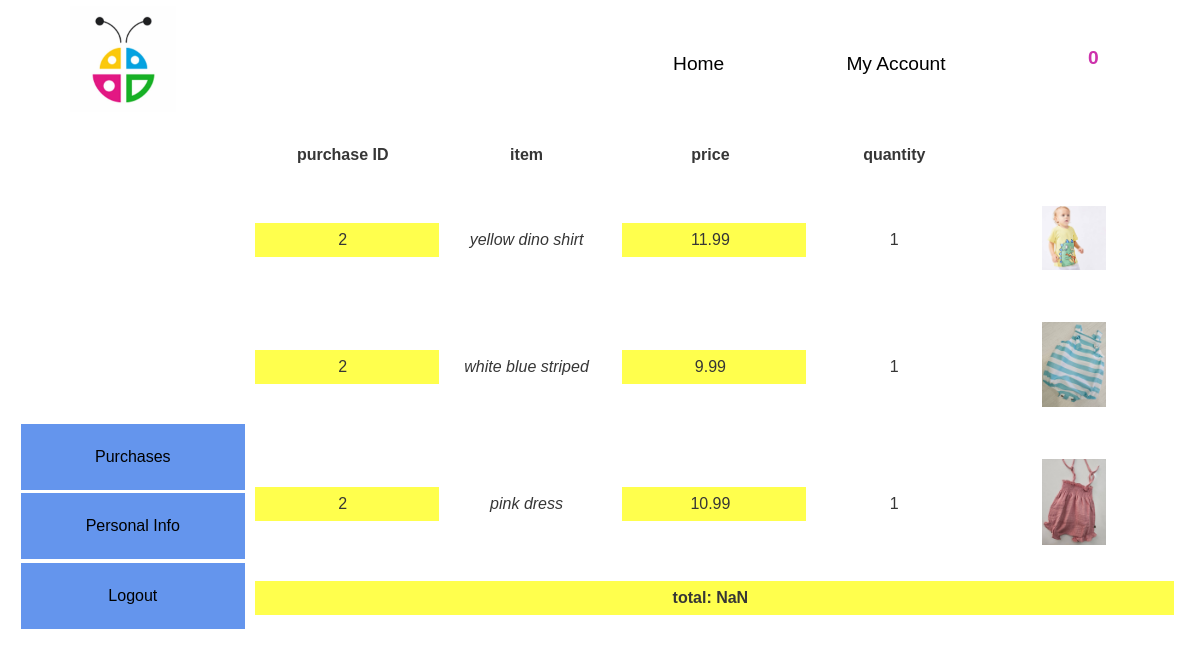
The page /account_page/login_page.php (signed in) on the database its author committed.
### tables this page shows
CREATE TABLE `Encomendas` (
  `id` int(11) NOT NULL AUTO_INCREMENT,
  `user` varchar(50) DEFAULT NULL,
  PRIMARY KEY (`id`),
  KEY `user` (`user`),
  CONSTRAINT `Encomendas_ibfk_1` FOREIGN KEY (`user`) REFERENCES `Utilizadores` (`username`) ON UPDATE CASCADE
);

CREATE TABLE `encomenda_info` (
  `encomenda` int(11) NOT NULL,
  `product` int(11) NOT NULL,
  `quantity` smallint(6) NOT NULL,
  PRIMARY KEY (`encomenda`,`product`),
  KEY `product` (`product`),
  CONSTRAINT `encomenda_info_ibfk_2` FOREIGN KEY (`product`) REFERENCES `Produtos` (`id`),
  CONSTRAINT `encomenda_info_ibfk_3` FOREIGN KEY (`encomenda`) REFERENCES `Encomendas` (`id`)
);

CREATE TABLE `Produtos` (
  `id` int(11) NOT NULL AUTO_INCREMENT,
  `name` varchar(255) NOT NULL,
  `price` float(6,2) DEFAULT NULL,
  `stock` int(11) DEFAULT NULL,
  `picture` varchar(255) DEFAULT NULL,
  PRIMARY KEY (`id`)
);

### account_page/clientAccPage.php (the view, shortened to what this page needs)
<div id="sidemenu">
    <ul>
        <li><button class="sidemenuChoice">Purchases</button></li>
        <li><button class="sidemenuChoice">Personal Info</button></li>
        <li><a href='logout.php' class="sidemenuChoice logoutBtn">Logout</a></li>
    </ul>
</div>
<div class="purchasesInfo">
    <?php
    include_once "../includes/connection.php";
    if($conn) {
        $purchases_num = mysqli_query($conn, sprintf("select e.id from Encomendas e WHERE user='%s' GROUP BY e.id;", $_SESSION['loggedUser']['username']));
        while($row = mysqli_fetch_assoc($purchases_num)) {
            $pNum[] = $row;
        }
        foreach($pNum as $array) {
            foreach($array as $value) {
                echo "<table class='purchasesTable'>";
                echo "<thead>";
                $purchases_query = sprintf("SELECT e.id as 'purchase ID', p.name as 'item', p.price*i.quantity as price, i.quantity, p.picture FROM Produtos p INNER JOIN encomenda_info i ON i.product = p.id INNER JOIN Encomendas e ON e.id = i.encomenda WHERE e.id='%s';", $value);
                $get_purchases = mysqli_query($conn, $purchases_query);
                $new_get_purchases = mysqli_query($conn, $purchases_query);
                echo "<tr>";
                foreach(mysqli_fetch_assoc($new_get_purchases) as $key => $value) {
                    if($key === 'picture') {
                        echo "<th></th>";
                    } else {
                        echo "<th>".$key."</th>";
                    }
                }
                echo "</tr></thead>";
                echo "<tbody>";
                while($row = mysqli_fetch_assoc($get_purchases)) {
                    echo "<tr>";
                    foreach($row as $key => $value) {
                        if($key==='picture') {
                            echo "<td><img src='../".$value."'/></td>";
                        } elseif($key==='total'){
                        }
                        else {
                            echo "<td>".$value."</td>";
                        }
                    }
                    echo "</tr>";
                }
                echo <<<lastRow
                <tr>
                <td></td>
                </tr>
                </tbody>
                </table>
lastRow;
            }
        }
    }
    ?>
</div>

### css/index.css (style rules this page uses)
* { font-family: arial; scroll-behavior: smooth; }
a { text-decoration: none; color: inherit; }

### css/login.css (style rules this page uses)
* { font-family: arial; }
.purchasesInfo { flex: 4; display: flex; color: rgb(54, 54, 54); margin-bottom: 2em; transition: 400ms; flex-direction: column; text-align: center; }
.purchasesTable { margin-bottom: 1em; text-align: center; animation: 1s ease 0s 1 loadPage2; }
.purchasesTable * { padding: 0.5em; padding-right: 1em; }
td img { width: 4em; }
.purchasesTable tr { display: flex; justify-content: space-evenly; align-items: center; }
.purchasesTable td { flex: 1; }
.purchasesTable th { flex: 1; }
.purchasesTable td:nth-child(1) { background-color: rgb(255, 255, 77); }
.purchasesTable td:nth-child(3) { background-color: rgb(255, 255, 77); }
.purchasesTable td:nth-child(2) { font-style: italic; }
.purchasesTable tbody tr:last-child { font-weight: bold; }
#sidemenu { flex: 1; display: flex; align-self: start; justify-content: center; align-items: center; text-align: center; z-index: 22; position: sticky; top: 0; height: 100vh; }
#sidemenu ul { flex: 1; display: flex; flex-direction: column; padding: 0; }
#sidemenu ul li { display: flex; flex: 1; list-style: none; margin-bottom: .2em; padding: 0; }
.sidemenuChoice { width: 100%; color: white transition: bottom 300ms ease-in; border: none; padding: 1.5em 0; font-size: 1em; margin-left: .8em; background-color: rgba(100, 149, 237, 1); background-size: 50%; background-position: center; }

### rows shown on the page
encomendas: key "purchase ID", key "item", key "price", key "quantity"
encomenda_info: encomenda "2", product.name "yellow dino shirt", value "11.99", quantity "1", product.picture (picture)
encomenda_info: encomenda "2", product.name "white blue striped", value "9.99", quantity "1", product.picture (picture)
encomenda_info: encomenda "2", product.name "pink dress", value "10.99", quantity "1", product.picture (picture)

### other values the page prints
$_SESSION['itemsNum'] "0"
